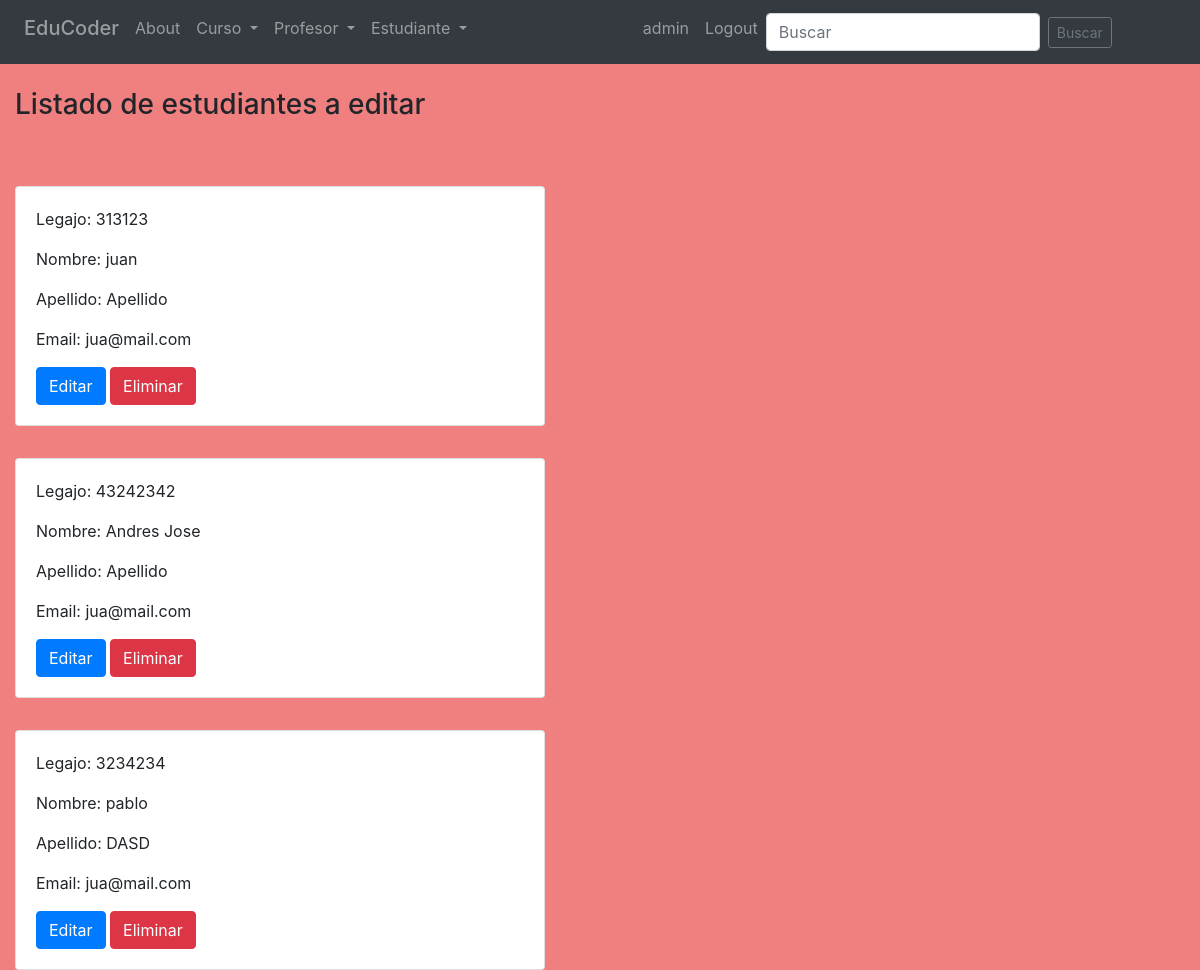
/appforms/estudiante/edit_estudiante/ (signed in), run on the app's committed database.
### AppForms/models.py (models this page shows)
class Estudiante(models.Model):
    legajo = models.IntegerField(unique=True)
    nombre= models.CharField(max_length=30)
    apellido= models.CharField(max_length=30)
    email= models.EmailField()
    imagen = models.ImageField(upload_to = 'AppForms', blank=True, null=True)

### AppForms/views.py (the view)
# urls.py: path('estudiante/edit_estudiante/', Edit_estudiante.as_view(), name = 'edit_estudiante'),
class Edit_estudiante(LoginRequiredMixin, ListView):
    model = Estudiante
    template_name= 'estudiante/edit_estudiante.html'

### templates/estudiante/edit_estudiante.html (shortened to what this page needs)
{% extends 'index.html' %}
{% block Formulario %}
<h3>Listado de estudiantes a editar</h3> <br>
{% if object_list %}
    {% for estudiante in object_list %}
    <div class="card" style="margin-right:40rem;margin-top:2rem">
        <div class="card-body">
            <p class="card-text">Legajo: {{estudiante.legajo}}</p>
            <p class="card-text">Nombre: {{estudiante.nombre}}</p>
            <p class="card-text">Apellido: {{estudiante.apellido}}</p>
            <p class="card-text">Email: {{estudiante.email}}</p>
            <a href="/appforms/estudiante/update_estudiante/{{estudiante.id}}/" class="btn btn-primary">Editar</a>
            <a href="/appforms/estudiante/delete_estudiante/{{estudiante.id}}/" class="btn btn-danger">Eliminar</a>
        </div>
    </div>
    {% endfor %}
{% else %}
    <h5>No se ha agregado ningun estudiante</h5>
{% endif %}
{% endblock %}

### templates/index.html (shortened to what this page needs)
<!DOCTYPE html>
<html lang="en">
<head>
    <head>
      <link rel="stylesheet" href="https://cdn.jsdelivr.net/npm/bootstrap@4.6.1/dist/css/bootstrap.min.css"
>
  </head>
</head>
<body style="background-color: lightcoral";>
    <nav class="navbar navbar-expand-lg navbar-dark bg-dark" style="background-color: #e3f2fd;">
        <ul class="navbar-nav">
          <li class="nav-item">
            <a class="nav-link" href="/home/"><h5>EduCoder</h5></a>
          </li>
          <li class="nav-item">
            <a class="nav-link" href="/about/">About</a>
          </li>
          <li class="nav-item dropdown">
            <a class="nav-link dropdown-toggle" href="#" id="navbarDropdownMenuLink" data-toggle="dropdown" aria-haspopup="true" aria-expanded="false">
              Curso
            </a>
          </li>
          <li class="nav-item dropdown">
            <a class="nav-link dropdown-toggle" href="#" id="navbarDropdownMenuLink" data-toggle="dropdown" aria-haspopup="true" aria-expanded="false">
              Profesor
            </a>
          </li>
          <li class="nav-item dropdown">
            <a class="nav-link dropdown-toggle" href="#" id="navbarDropdownMenuLink" data-toggle="dropdown" aria-haspopup="true" aria-expanded="false">
              Estudiante
            </a>
          </li>
          {% if request.user.is_authenticated %}
          <li class="nav-item">
            <a class="nav-link" href="/perfil/perfil">{{request.user.username}}</a>
          </li>
          <li class="nav-item">
            <a class="nav-link" href="/logout/">Logout</a>
          </li>
          {% endif %}
        </ul>
        <form class="form-inline my-2 my-lg-0" action = "/appforms/estudiante/search_estudiante", method = "GET">
          <input class="form-control mr-sm-2" type= "text" placeholder= "Buscar" aria-label= "search" name = 'search'>
          <button class="btn btn-sm btn-outline-secondary" type="submit">Buscar</button>
        </form>
      </nav>
      <br>
    <div class="container-fluid">
  {% block Formulario %}
  {% endblock %}
  </div>
</body>
</html>

### data on the page
Estudiante: legajo "313123", nombre "juan", apellido "Apellido", email "jua@mail.com"
Estudiante: legajo "43242342", nombre "Andres Jose", apellido "Apellido", email "jua@mail.com"
Estudiante: legajo "3234234", nombre "pablo", apellido "DASD", email "jua@mail.com"

### other printed values
{{ request.user.username }} "admin"
